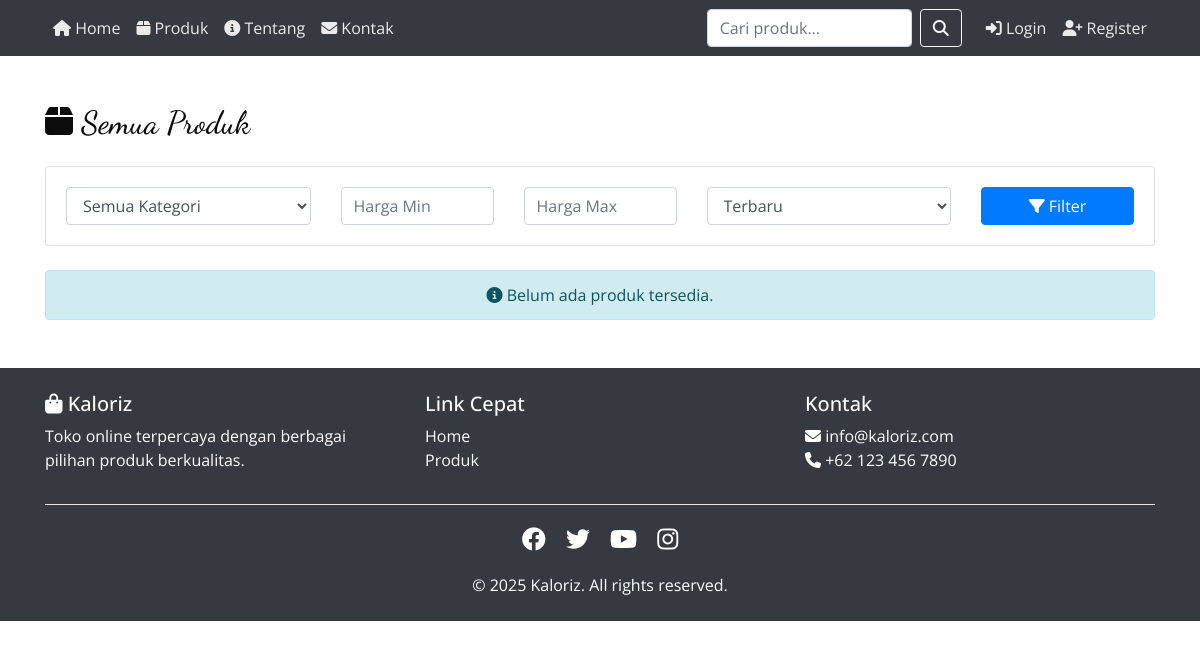
Before: /products/ with the older database file.
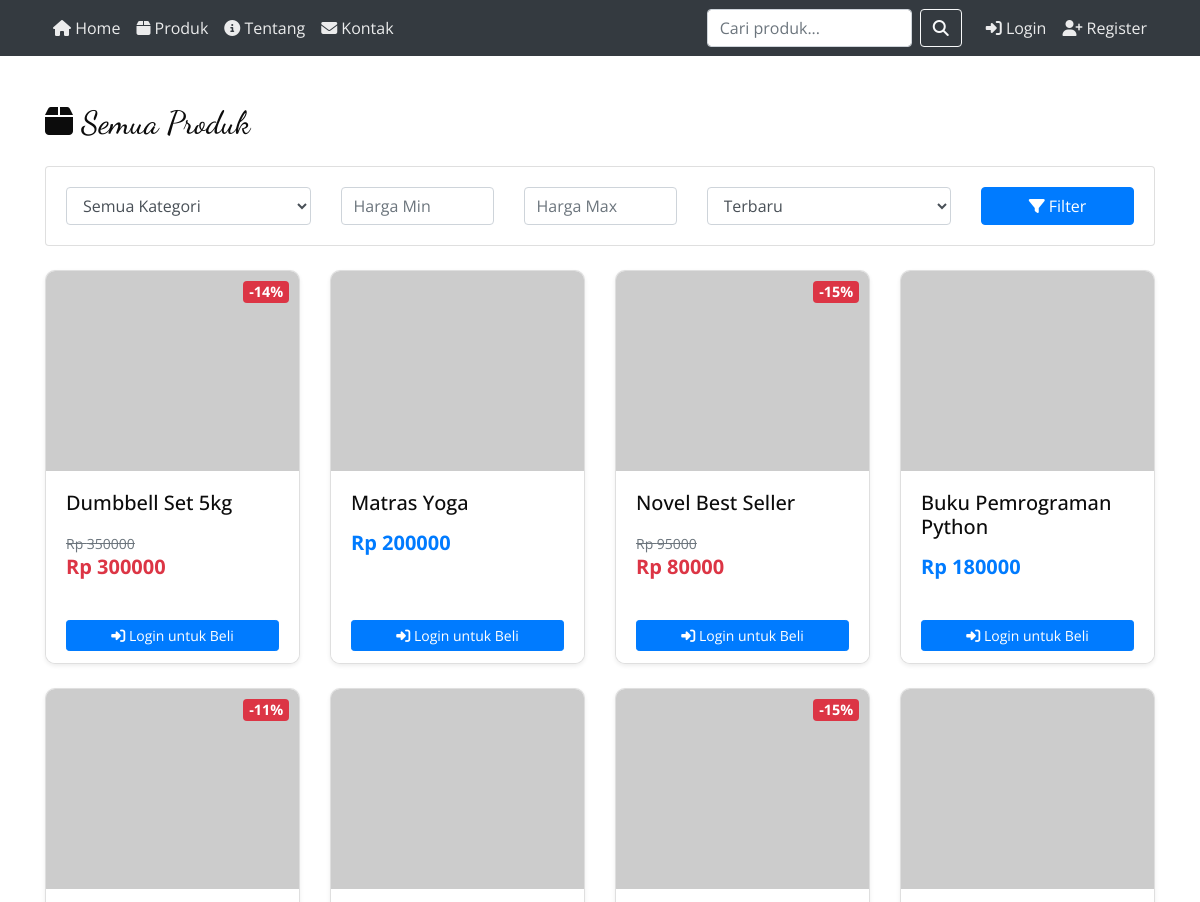
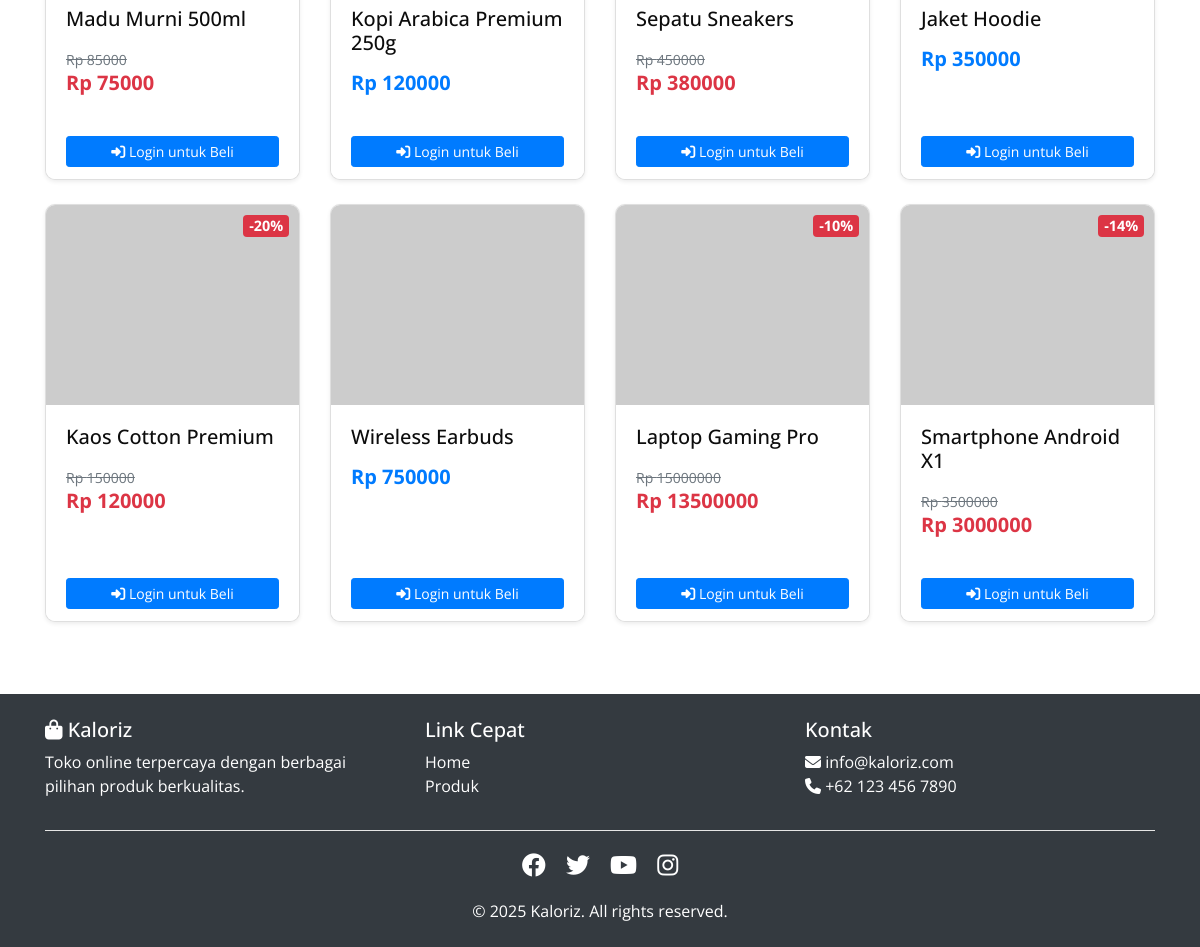
After: the same page with the newer database file (2 pictures, top to bottom).
### catalog/models.py (models this page shows, shortened)
class Product(models.Model):
    category = models.ForeignKey(Category, on_delete=models.CASCADE, related_name='products', verbose_name="Kategori")
    name = models.CharField(max_length=200, verbose_name="Nama Produk")
    slug = models.SlugField(max_length=200, unique=True, blank=True)
    description = models.TextField(verbose_name="Deskripsi")
    price = models.DecimalField(max_digits=10, decimal_places=2, verbose_name="Harga")
    discount_price = models.DecimalField(max_digits=10, decimal_places=2, null=True, blank=True, verbose_name="Harga Diskon")
    image = models.ImageField(upload_to='products/', blank=True, null=True, verbose_name="Gambar")
    stock = models.PositiveIntegerField(default=0, verbose_name="Stok")
    available = models.BooleanField(default=True, verbose_name="Tersedia")
    created_at = models.DateTimeField(auto_now_add=True)
    updated_at = models.DateTimeField(auto_now=True)
    class Meta:
        verbose_name = "Produk"
        verbose_name_plural = "Produk"
        ordering = ['-created_at']
        indexes = [
            models.Index(fields=['slug']),
            models.Index(fields=['-created_at']),
        ]
    def get_display_price(self):
        return self.discount_price if self.discount_price else self.price
    def is_on_sale(self):
        return self.discount_price is not None and self.discount_price < self.price
    def get_discount_percentage(self):
        if self.is_on_sale():
            return int(((self.price - self.discount_price) / self.price) * 100)
        return 0

### catalog/views.py (the view)
# urls.py: path('products/', views.product_list, name='product_list'),
def product_list(request):
    products = Product.objects.filter(available=True)
    categories = Category.objects.all()
    category_slug = request.GET.get('category')
    if category_slug:
        category = get_object_or_404(Category, slug=category_slug)
        products = products.filter(category=category)
    search_query = request.GET.get('search')
    if search_query:
        products = products.filter(
            Q(name__icontains=search_query) |
            Q(description__icontains=search_query)
        )
    min_price = request.GET.get('min_price')
    max_price = request.GET.get('max_price')
    if min_price:
        products = products.filter(price__gte=min_price)
    if max_price:
        products = products.filter(price__lte=max_price)
    sort_by = request.GET.get('sort', '-created_at')
    if sort_by in ['price', '-price', 'name', '-name', '-created_at']:
        products = products.order_by(sort_by)
    context = {
        'products': products,
        'categories': categories,
        'current_category': category_slug,
        'search_query': search_query,
    }
    return render(request, 'catalog/product_list.html', context)

### core/context_processors.py (called while the page is built)
def cart_context(request):
    cart_count = 0
    if request.user.is_authenticated:
        try:
            cart = Cart.objects.get(user=request.user)
            cart_count = cart.items.count()
        except Cart.DoesNotExist:
            cart_count = 0
    return {
        'cart_count': cart_count
    }

### templates/catalog/product_list.html (shortened to what the changed rows need)
{% extends 'base.html' %}
{% block content %}
<div class="container my-5">
  <h2 class="mb-4">
    <i class="fas fa-box"></i>
    {% if current_category %}
      Kategori: {{ current_category }}
    {% else %}
      Semua Produk
    {% endif %}
  </h2>
  <div class="row mb-4">
    <div class="col-md-12">
    </div>
  </div>
  {% if products %}
  <div class="row">
    {% for product in products %}
    <div class="col-lg-3 col-md-4 col-sm-6 mb-4">
      <div class="card h-100 shadow-sm hover-shadow product-card" onclick="window.location.href='{% url 'catalog:product_detail' product.slug %}'" style="cursor: pointer;">
        <div class="position-relative">
          {% if product.image %}
            <img src="{{ product.image.url }}" class="card-img-top" alt="{{ product.name }}" style="height: 200px; object-fit: cover;">
          {% else %}
            <img src="https://via.placeholder.com/300x200?text={{ product.name }}" class="card-img-top" alt="{{ product.name }}" style="height: 200px; object-fit: cover;">
          {% endif %}
          {% if product.is_on_sale %}
            <span class="badge badge-danger position-absolute" style="top: 10px; right: 10px; font-size: 0.9rem;">
              -{{ product.get_discount_percentage }}%
            </span>
          {% endif %}
        </div>
        <div class="card-body">
          <h5 class="card-title mb-3">{{ product.name|truncatewords:5 }}</h5>
          <div class="mb-2">
            {% if product.is_on_sale %}
              <small class="text-muted"><s>Rp {{ product.price|floatformat:0 }}</s></small><br>
              <span class="h5 text-danger font-weight-bold">Rp {{ product.get_display_price|floatformat:0 }}</span>
            {% else %}
              <span class="h5 text-primary font-weight-bold">Rp {{ product.price|floatformat:0 }}</span>
            {% endif %}
          </div>
        </div>
        <div class="card-footer bg-white border-top-0" onclick="event.stopPropagation();">
          <div class="row no-gutters">
            {% if user.is_authenticated %}
              <div class="col-6 pr-1">
                <form method="post" action="{% url 'core:add_to_cart' product.id %}" class="m-0">
                  {% csrf_token %}
                  <input type="hidden" name="quantity" value="1">
                  <button type="submit" class="btn btn-success btn-sm btn-block" {% if product.stock == 0 %}disabled{% endif %}>
                    <i class="fas fa-cart-plus"></i> Cart
                  </button>
                </form>
              </div>
              <div class="col-6 pl-1">
                <a href="{% url 'catalog:product_detail' product.slug %}" class="btn btn-primary btn-sm btn-block" {% if product.stock == 0 %}disabled{% endif %}>
                  <i class="fas fa-shopping-bag"></i> Buy
                </a>
              </div>
            {% else %}
              <div class="col-12">
                <a href="{% url 'core:login' %}?next={{ request.path }}" class="btn btn-primary btn-sm btn-block">
                  <i class="fas fa-sign-in-alt"></i> Login untuk Beli
                </a>
              </div>
            {% endif %}
          </div>
        </div>
      </div>
    </div>
    {% endfor %}
  </div>
  {% else %}
  <div class="alert alert-info text-center">
    <i class="fas fa-info-circle"></i>
    {% if search_query %}
      Tidak ada produk yang cocok dengan pencarian "{{ search_query }}"
    {% else %}
      Belum ada produk tersedia.
    {% endif %}
  </div>
  {% endif %}
</div>
{% endblock %}

Changed rows visible on the page:
added Product: get_discount_percentage "14", name "Dumbbell Set 5kg", price "350000", get_display_price "300000"
added Product: name "Matras Yoga", price "200000"
added Product: get_discount_percentage "15", name "Novel Best Seller", price "95000", get_display_price "80000"
added Product: name "Buku Pemrograman Python", price "180000"
added Product: get_discount_percentage "11", name "Madu Murni 500ml", price "85000", get_display_price "75000"
added Product: name "Kopi Arabica Premium 250g", price "120000"
added Product: get_discount_percentage "15", name "Sepatu Sneakers", price "450000", get_display_price "380000"
added Product: name "Jaket Hoodie", price "350000"
added Product: get_discount_percentage "20", name "Kaos Cotton Premium", price "150000", get_display_price "120000"
added Product: name "Wireless Earbuds", price "750000"
added Product: get_discount_percentage "10", name "Laptop Gaming Pro", price "15000000", get_display_price "13500000"
added Product: get_discount_percentage "14", name "Smartphone Android X1", price "3500000", get_display_price "3000000"
Other visible differences:
text no longer shown: "Belum ada produk tersedia."
